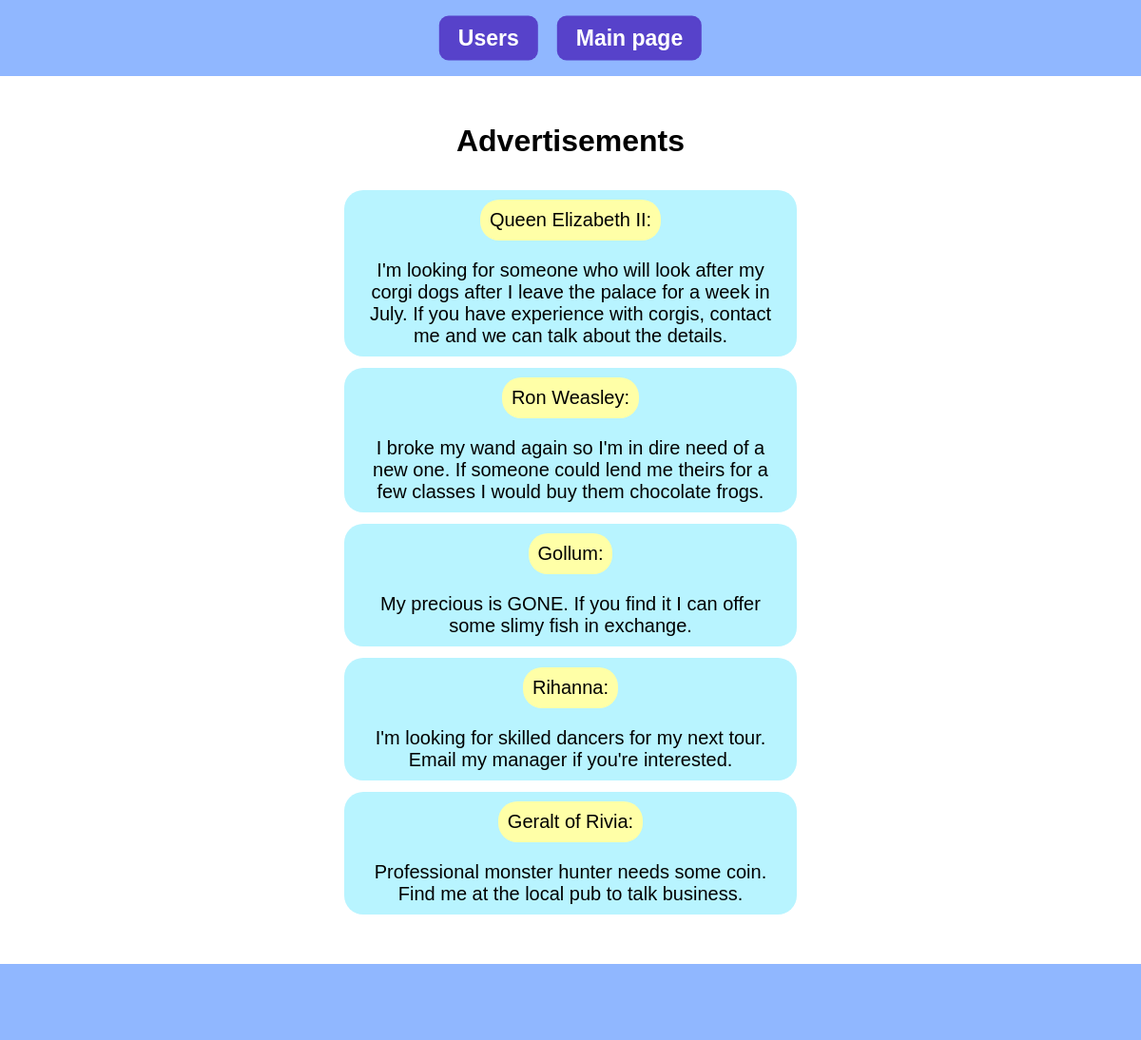
The page /View/advertisements.php on the database its author committed.
### tables this page shows
CREATE TABLE `users` (
  `id` int NOT NULL,
  `name` text
);

CREATE TABLE `advertisements` (
  `id` int NOT NULL,
  `userid` int DEFAULT NULL,
  `title` text
);

### Model/ConnectionToDB.php (called while the page is built, shortened)
<?php
class ConnectionToDB {
    public static function &getConnection(){
        $conn = new mysqli(self::servername, self::username, self::password);
        return $conn;
    }
}

### Model/ApplicationDAO.php (called while the page is built, shortened)
<?php
require_once "ConnectionToDB.php";
require_once "User.php";
require_once "Advertisement.php";
class applicationDAO {
    private mysqli $conn;
    private static applicationDAO $instance;
    private function __construct(){
        $this->conn = &ConnectionToDB::getConnection();
    }
    public static function getInstance(): applicationDAO{
        if (!isset(self::$instance)){
            self::$instance = new applicationDAO();
        }
        return self::$instance;
    }
    public function getAds(): array{
        $ads = array();
        $select = "SELECT * FROM ads.advertisements";
        $result = $this->conn->query($select);
        if ($result->num_rows > 0) {
            while($row = $result->fetch_assoc()) {
                $ads[] = new Advertisement($row['id'], $row['userid'], $row['title']);
            }
        }
        return $ads;
    }
    public function getUser(int $uid): User{
        $user = null;
        $select = "SELECT * FROM ads.users WHERE id = $uid";
        $result = $this->conn->query($select);
        if ($result->num_rows > 0) {
            $row = $result->fetch_assoc();
            $user = new User($row['id'], $row['name']);
        }
        return $user;
    }
}

### Controller/AdvertisementController.php (called while the page is built)
<?php
require_once "../Model/ApplicationDAO.php";
require_once "../Model/User.php";
class AdvertisementController {
    private applicationDAO $dao;
    private static AdvertisementController $instance;
    private function __construct(){
        $this->dao = applicationDAO::getInstance();
    }
    public static function getInstance(): AdvertisementController{
        if (!isset(self::$instance)){
            self::$instance = new AdvertisementController();
        }
        return self::$instance;
    }
    public function getAds(): array{
        return $this->dao->getAds();
    }
    public function getTheUser(int $uid): User{
        return $this->dao->getUser($uid);
    }
}

### Model/Advertisement.php (called while the page is built, shortened)
<?php
class Advertisement{
    private int $userid;
    private string $title;
    public function __construct(int $id, int $userid, string $title){
        $this->userid = $userid;
        $this->title = $title;
    }
    public function getUserid(): int{
        return $this->userid;
    }
    public function getTitle(): string{
        return $this->title;
    }
}

### Model/User.php (called while the page is built, shortened)
<?php
class User {
    private string $name;
    public function __construct(int $id, string $name){
        $this->name = $name;
    }
    public function getName(): string{
        return $this->name;
    }
}

### View/advertisements.php (the view, shortened to what this page needs)
<?php
    require_once "../Controller/AdvertisementController.php";
?>
<!DOCTYPE html>
<html lang="en">
    <head>
        <link rel="stylesheet" href="/RabIT/View/stylesheets/shared_styling.css">
    </head>
    <body>
    <header>
        <nav class="center flexbox">
            <a href="users">Users</a>
            <a href="index">Main page</a>
        </nav>
    </header>
    <main>
        <h1 class="title center">Advertisements</h1>
        <table class="center table">
<?php
    $adsController = AdvertisementController::getInstance();
    $ads = $adsController->getAds();
    foreach ($ads as $ad){
        $uid = $ad->getUserid();
        $user = $adsController->getTheUser($uid);
      echo "<tr>
                <td>
                    <div class='from center'>".$user->getName().":</div>
                    ".$ad->getTitle()."
                </td>
            </tr>";
    }
?>
        </table>
    </main>
    <footer></footer>
    </body>
</html>

### View/stylesheets/shared_styling.css (style rules this page uses)
header, footer { background-color: #90b7ff; height: 10vh; position: relative; }
.flexbox { position: absolute; top: 50%; left: 50%; margin: 0; -ms-transform: translate(-50%, -50%); transform: translate(-50%, -50%); display: flex; flex-wrap: wrap; justify-content: center; }
nav { width: max-content; }
nav > a { border-radius: 10px 10px; display: block; padding: 10px 20px; text-decoration: none; font-weight: bold; font-size: 23px; color: white; background-color: #5742ca; }
nav > a:first-of-type { margin-right: 20px; }
.table { border-collapse: separate; font-size: 20px; max-width: 40%; margin-bottom: 50px; }
.table td { border-radius: 20px 20px; text-align: center; padding: 10px 20px; background-color: #b8f4ff; display: block; margin-top: 10px; }
.center { margin-left: auto; margin-right: auto; }
main { min-height: 80vh; position: relative; }
.title { padding-top: 50px; margin-top: 0; width: max-content; }
body { margin: 0 0; font-family: sans-serif; }

### View/advertisements.php (style rules this page uses)
.from { margin-bottom: 20px; padding: 10px 10px; background-color: #ffffa7; border-radius: 20px 20px; width: max-content; }

### rows shown on the page
users: name "Queen Elizabeth II"
advertisements: title "I'm looking for someone who will look after my corgi dogs after I leave the palace for a week in July. If you have experience with corgis, contact me and we can talk about the details."
advertisements: userid.name "Ron Weasley", title "I broke my wand again so I'm in dire need of a new one. If someone could lend me theirs for a few classes I would buy them chocolate frogs."
advertisements: userid.name "Gollum", title "My precious is GONE. If you find it I can offer some slimy fish in exchange."
advertisements: userid.name "Rihanna", title "I'm looking for skilled dancers for my next tour. Email my manager if you're interested."
advertisements: userid.name "Geralt of Rivia", title "Professional monster hunter needs some coin. Find me at the local pub to talk business."
